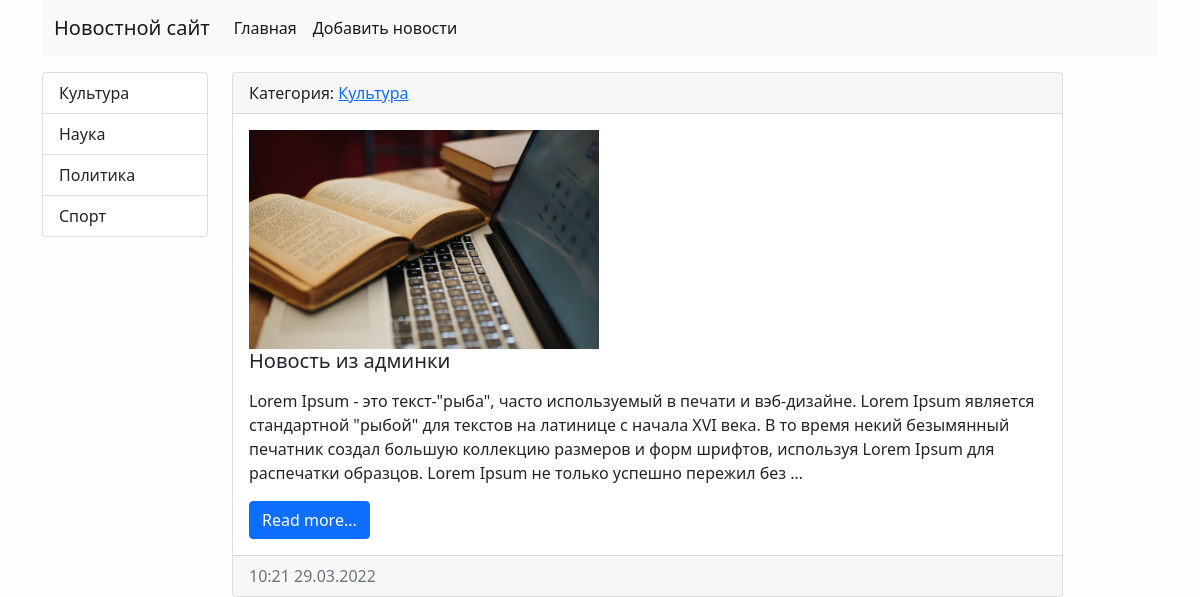
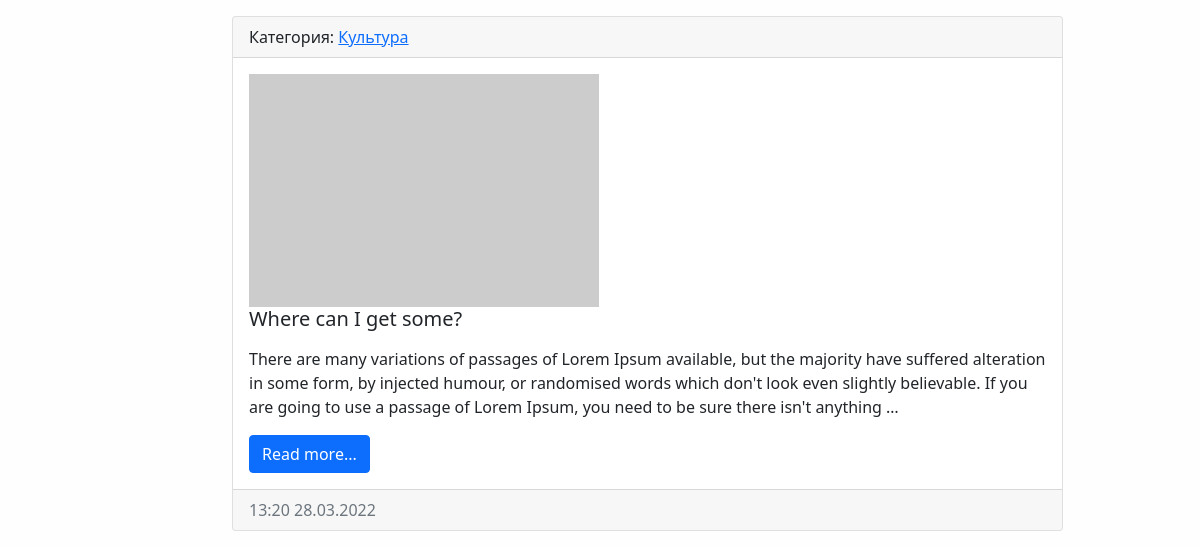
/category/1/, run on an earlier commit of the app's database (2 pictures, top to bottom).
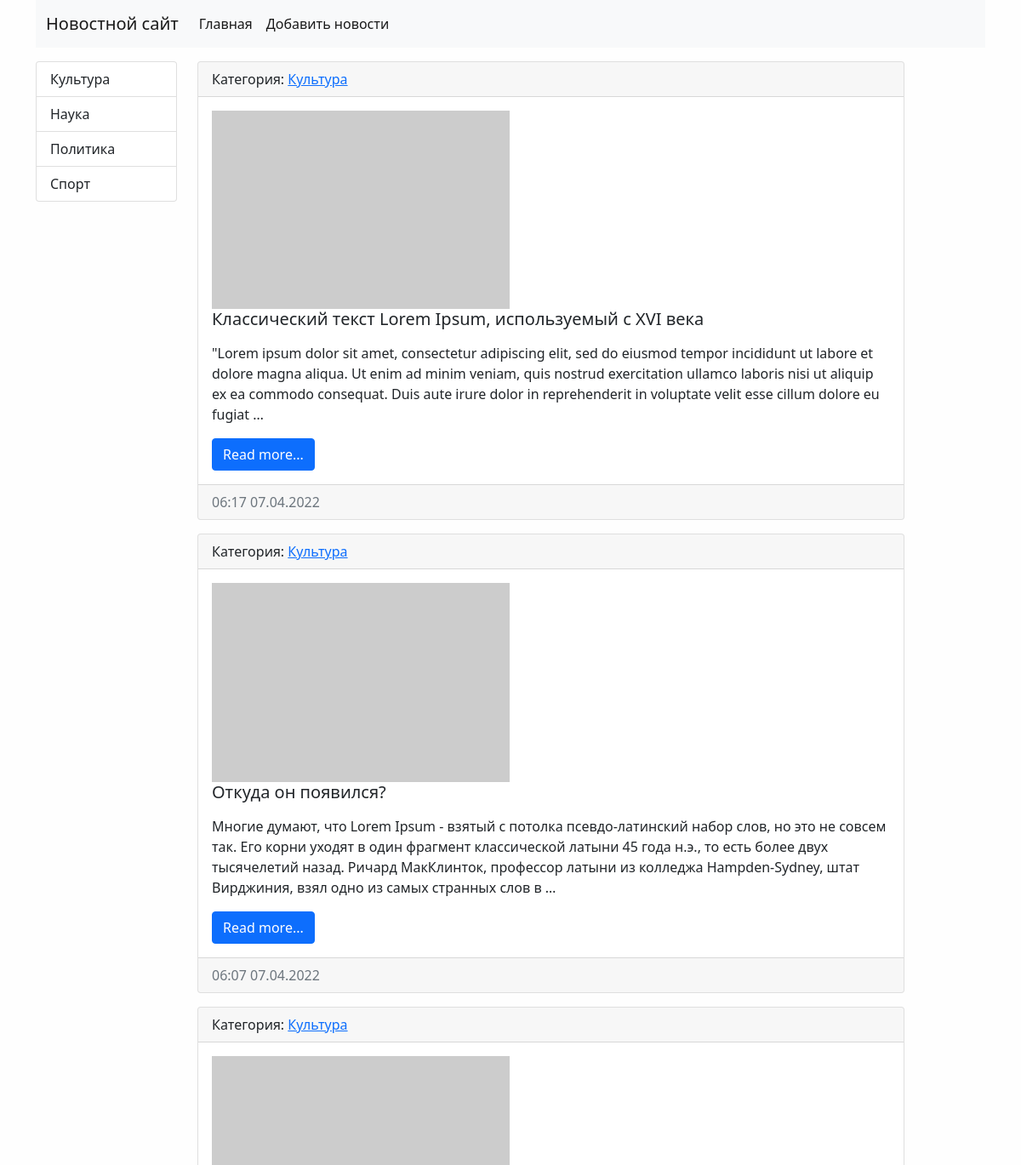
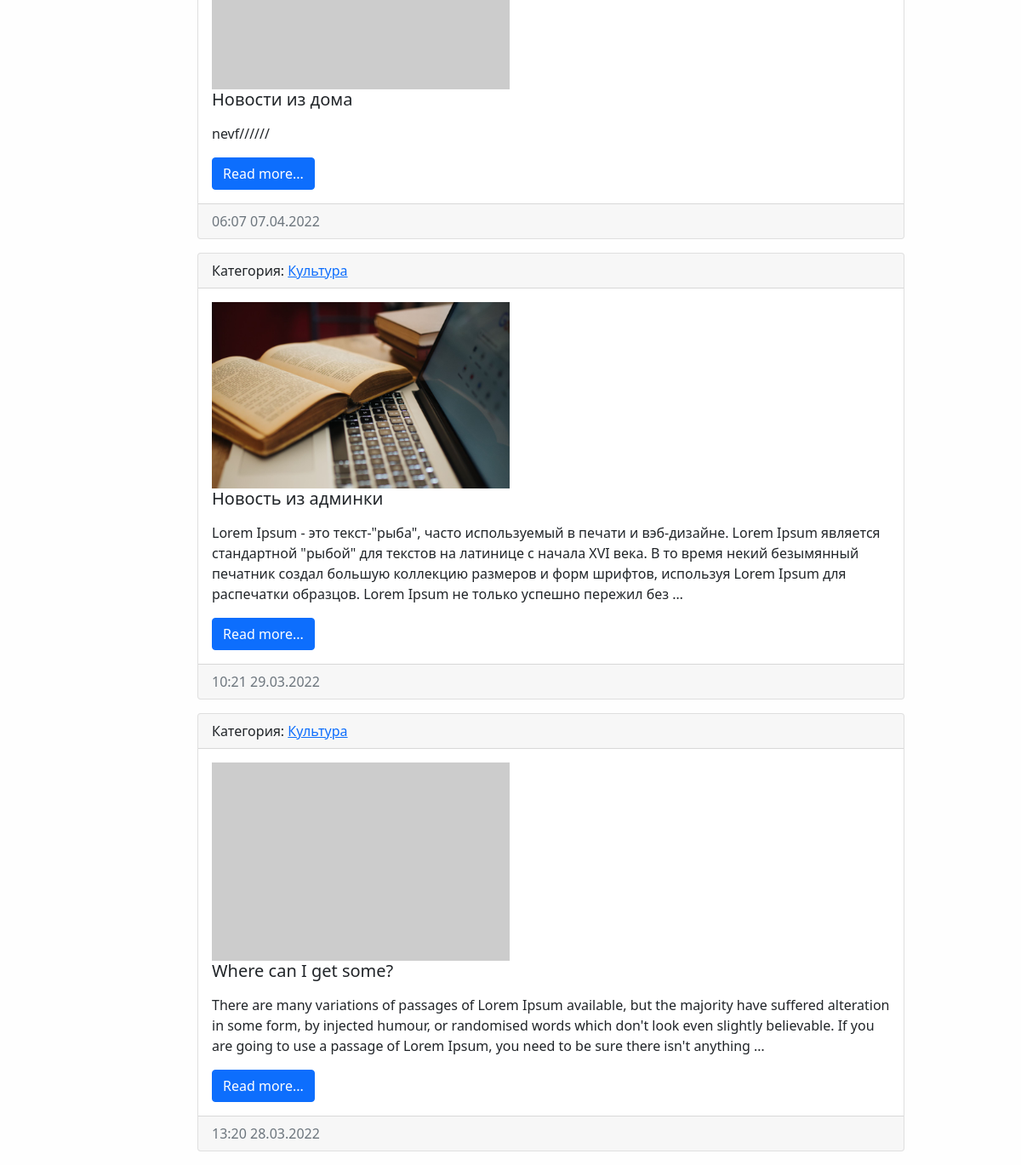
And on a later commit of the database (2 pictures, top to bottom).
### news/models.py (models this page shows, shortened)
class Category(models.Model):
    title = models.CharField(max_length=150, db_index=True, verbose_name='Наименование категории')
    def get_absolute_url(self):
        return reverse('category', kwargs={'category_id': self.pk})
    def __str__(self):
        return self.title
    class Meta:
        verbose_name = 'Категория'
        verbose_name_plural = 'Категории'
        ordering = ['title']

class News(models.Model):
    title = models.CharField(max_length=150, verbose_name='Наименование')
    content = models.TextField(blank=True, verbose_name='Контент')  # 'blank=True' tuldirilishi shart bulmagan qator
    created_at = models.DateTimeField(auto_now_add=True,
                                      verbose_name='Дата публикации')  # ma'lumot bazaga yozilgan paytdagi vaqtni kiritadi
    updated_at = models.DateTimeField(auto_now=True,
                                      verbose_name='Обновлено')  # ma'lumot xar safar uzgartirilgandagi vaqtni yozadi
    photo = models.ImageField(upload_to='photos/%Y/%m/%d/', verbose_name='Фото', blank=True)
    is_published = models.BooleanField(default=True, verbose_name='Опубликовано')
    category = models.ForeignKey('Category', on_delete=models.PROTECT,  verbose_name='Категория')
    def get_absolute_url(self):
        return reverse('view_news', kwargs={'news_id': self.pk})
    class Meta:
        verbose_name = 'Новость'
        verbose_name_plural = 'Новости'
        ordering = ['-created_at']

### news/views.py (the view)
# urls.py: path('category/<int:category_id>/', NewsByCategory.as_view(),
class NewsByCategory(ListView):
    model = News
    template_name = 'news/home_news_list.html'
    context_object_name = 'news'
    def get_queryset(self):
        return News.objects.filter(category_id=self.kwargs['category_id'], is_published=True)
    def get_context_data(self, *, object_list=None, **kwargs):
        context = super(NewsByCategory, self).get_context_data(**kwargs)
        context['title'] = Category.objects.get(pk=self.kwargs['category_id'])
        return context

### news/templatetags/news_tags.py (called while the page is built)
@register.inclusion_tag('news/list_categories.html')
def show_categories():
    categories = Category.objects.all()
    return {'categories': categories}

### news/templates/news/home_news_list.html (shortened to what this page needs)
{% extends 'base.html' %}
{% block sidebar %}
{% include 'inc/_sidebar.html' %}
{% endblock %}
{% block content %}
{% for item in news %}
<div class="card mb-3">
    <div class="card-header">
        Категория: <a href="{{ item.category.get_absolute_url }}" class="href"> {{ item.category }} </a>
    </div>
    <div class="card-body">
        <div class="media">
            {% if item.photo %}
            <img src="{{ item.photo.url }}" alt="" width="350" class="mr-3">
            {% else %}
            <img src="https://i.picsum.photos/id/1/5616/3744.jpg?hmac=kKHwwU8s46oNettHKwJ24qOlIAsWN9d2TtsXDoCWWsQ"
                 alt="" width="350" class="mr-3">
            {% endif %}
            <div class="media-body">
                <h5 class="card-title">{{ item.title }}</h5>
                <p class="card-text">{{ item.content|linebreaks|truncatewords:50 }}</p>
                <a href="{{ item.get_absolute_url }}" class="btn btn-primary">Read more...</a>
            </div>
        </div>
    </div>
    <div class="card-footer text-muted">
        {{ item.created_at|date:"H:i d.m.Y" }}
    </div>
</div>
{% endfor %}
{% endblock %}

### templates/base.html (shortened to what this page needs)
<!doctype html>
{% load static %}
<html lang="en">
<head>
    <link href="{% static 'bootstrap/css/bootstrap.min.css' %}" rel="stylesheet">
    <link href="{% static 'css/style.css' %}" rel="stylesheet">
</head>
<body>
<div class="container">
    {% include 'inc/_nav.html' %}
</div>
<div class="container mt-3">
    <div class="row">
        <div class="col-md-2">
            {% block sidebar %} SIDEBAR {% endblock %}
        </div>
        <div class="col-md-9">
            {% block content %} CONTENT {% endblock %}
        </div>
    </div>
</div>
</body>
</html>

### templates/inc/_nav.html (shortened to what this page needs)
<nav class="navbar navbar-expand-lg navbar-light bg-light">
    <div class="container-fluid">
        <a class="navbar-brand" href="{% url 'home' %}">Новостной сайт</a>
        <div class="collapse navbar-collapse" id="navbarSupportedContent">
            <ul class="navbar-nav me-auto mb-2 mb-lg-0">
                <li class="nav-item"><a class="nav-link active" aria-current="page" href="{% url 'home' %}">Главная</a></li>
                <li class="nav-item"><a class="nav-link active" aria-current="page" href="{% url 'add_news' %}">Добавить новости</a></li>
            </ul>
        </div>
    </div>
</nav>

### templates/inc/_sidebar.html (shortened to what this page needs)
{% load news_tags %}
{% show_categories %}

### news/templates/news/list_categories.html
<div class="list-group">
    {% for item_category in categories %}
    <a href="{{ item_category.get_absolute_url }}" class="list-group-item list-group-item-action "
       aria-current="true">{{ item_category.title }}</a>
    {% endfor %}
</div>

### project/static/css/style.css (style rules this page uses)
body { background-color: #fefefe; }

What changed in the data, as far as the page shows it:
added News: category "Культура", title "Классический текст Lorem Ipsum, используемый с XVI века", content "\"Lorem ipsum dolor sit amet, consectetur adipiscing elit, sed do eiusmod tempor incididunt ut labore et dolore magna aliqua. Ut enim ad minim veniam, quis nostrud exercitation ullamco laboris nisi ut aliquip ex ea commodo consequat. Duis aute irure dolor in reprehenderit in voluptate velit esse cillum dolore eu fugiat …", created_at "06:17 07.04.2022"
added News: category "Культура", title "Откуда он появился?", content "Многие думают, что Lorem Ipsum - взятый с потолка псевдо-латинский набор слов, но это не совсем так. Его корни уходят в один фрагмент классической латыни 45 года н.э., то есть более двух тысячелетий назад. Ричард МакКлинток, профессор латыни из колледжа Hampden-Sydney, штат Вирджиния, взял одно из самых странных слов в …", created_at "06:07 07.04.2022"
added News: category "Культура", title "Новости из дома", content "nevf//////", created_at "06:07 07.04.2022"
